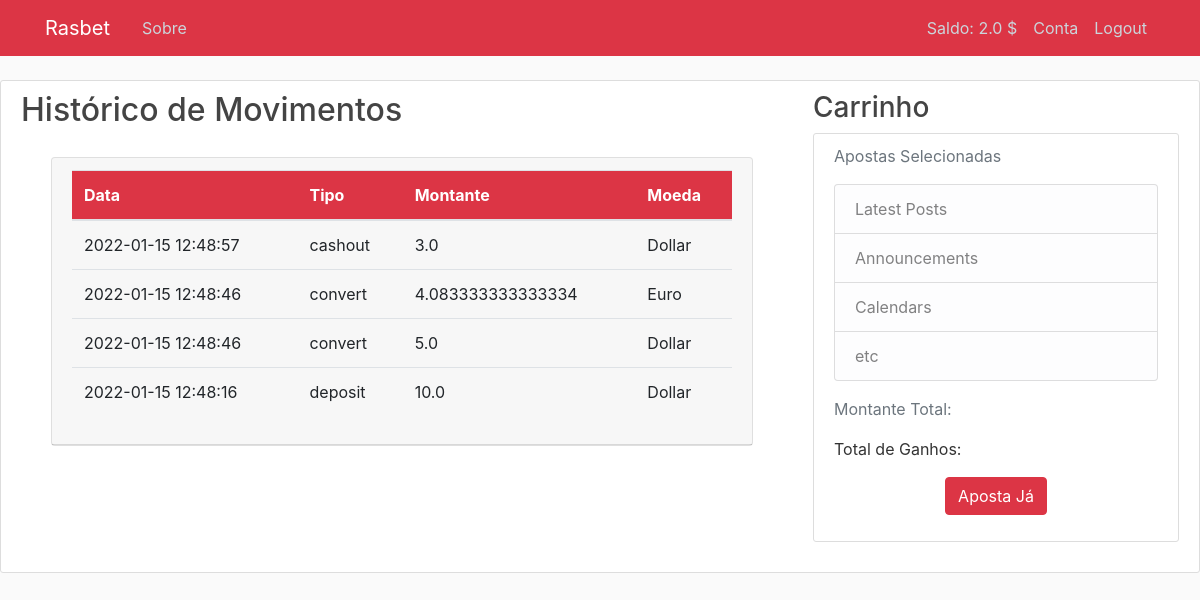
The app's page /account/movements (signed in) with its own data.
### rasbet/models.py (models this page shows, shortened)
class Wallet(db.Model):
    id = db.Column(db.Integer, primary_key = True, autoincrement=True)
    balance = db.Column(db.Float, unique = False, nullable = False)
    user_id = db.Column(db.Integer, db.ForeignKey('user.id', ondelete='CASCADE'), nullable=False)
    currency_id = db.Column(db.Integer, db.ForeignKey('currency.id', ondelete='CASCADE'), nullable=False)
    wm = db.relationship("WalletMovement")

class Movement(db.Model):
    id = db.Column(db.Integer, primary_key = True, autoincrement=True)
    value = db.Column(db.Float, unique = False, nullable = False)
    type = db.Column(db.String(20), unique = False, nullable = False)
    date = db.Column(db.DateTime, nullable = False)
    wm = db.relationship("WalletMovement")

class Currency(db.Model):
    id = db.Column(db.Integer, primary_key = True, autoincrement=True)
    name = db.Column(db.String(20), unique = False, nullable = False)
    symbol = db.Column(db.String(10), unique = True, nullable = False)
    convertion_rate = db.Column(db.Float, nullable = False)
    wallets = db.relationship("Wallet")
    users = db.relationship("User")

### rasbet/routes.py (the view)
@app.route("/account/movements")
def movements():
    if current_user.is_authenticated:
        balance = Wallet.query.filter_by(user_id=current_user.id,currency_id=current_user.currency_fav).first().balance
        symbol = Currency.query.filter_by(id=current_user.currency_fav).first().symbol
    movements = []
    currencies = {}
    for w in Wallet.query.filter_by(user_id=current_user.id).all():
        for wm in w.wm:
            for m in Movement.query.filter_by(id=wm.movement_id).all():
                movements.append(m)
                currencies[m.id] = Currency.query.filter_by(id=w.currency_id).first().name
    movements.sort(reverse=True,key=ord_movements)
    return render_template('movements.html', title='Movemets', movements=movements, currencies=currencies, balance=balance, symbol=symbol)

### rasbet/models.py (called while the page is built)
@login_manager.user_loader
def load_user(user_id):
    return User.query.get(int(user_id))

### rasbet/routes.py (called while the page is built)
def ord_movements(m):
    return m.id

### rasbet/templates/movements.html (shortened to what this page needs)
{% extends "layout.html" %}
{% block content %}
<div class="content-wrapper">
  <h2>Histórico de Movimentos</h2>
  <section class="content" style="padding-top:20px ">
      <div class="container-fluid">
          <div class="row-2">
              <div class="col-12">
                  <div class="card">
                      <div class="card-header">
                          <table class="table" size="padding: 8em">
                              <thead class="p-3 mb-2 bg-danger text-white">
                                <tr>
                                  <th scope="col">Data</th>
                                  <th scope="col">Tipo</th>
                                  <th scope="col">Montante</th>
                                  <th scope="col">Moeda</th>
                                </tr>
                              </thead>
                              <tbody>
                                {% for m in movements %}
                                <tr>
                                    <td>
                                        {{ m.date.strftime("%Y-%m-%d %H:%M:%S") }}
                                    </td>
                                    <td>
                                        {{ m.type }}
                                    </td>
                                    <td>
                                        {{ m.value }}
                                    </td>
                                    <td>
                                        {{ currencies[m.id] }}
                                    </td>
                                </tr>
                                {% endfor %}
                              </tbody>
                            </table>
                      </div>
                   </div>
                </div>
           </div>
        </div>
  </section>
</div>
{% endblock %}>

### rasbet/templates/layout.html (shortened to what this page needs)
<!DOCTYPE html>
<html lang="en">
  <head>
    <link rel="stylesheet" href="https://stackpath.bootstrapcdn.com/bootstrap/4.3.1/css/bootstrap.min.css">
    <link rel="stylesheet" type="text/css" href="{{ url_for('static',filename='main.css')}}">
  </head>
  <body>
    <header class="site-header">
        <nav class="navbar navbar-expand-md navbar-dark bg-danger fixed-top">
          <div class="container">
            <a class="navbar-brand mr-4" href="/">Rasbet</a>
            <div class="collapse navbar-collapse" id="navbarToggle">
              <div class="navbar-nav mr-auto">
                <a class="nav-item nav-link" href="{{ url_for('about') }}">Sobre</a>
              </div>
              <div class="navbar-nav">
                {% if current_user.is_authenticated %}
                <a class="nav-item nav-link">Saldo: {{ balance }} {{ symbol }}</a>
                <a class="nav-item nav-link" href="{{ url_for('account') }}">Conta</a>
                <a class="nav-item nav-link" href="{{ url_for('logout') }}">Logout</a>
                {% else %}
                <a class="nav-item nav-link" href="{{ url_for('login') }}">Login</a>
                <a class="nav-item nav-link" href="{{ url_for('register') }}">Registar</a>
                {% endif %}
              </div>
            </div>
          </div>
        </nav>
    </header>
    <main role="main" class="content-section">
      <div class="row">
          <div class="col-md-8">
            {% block content %}{% endblock %}
          </div>
          <div class="col-md-4">
            <div class="header">
              <h3>Carrinho</h3>
            </div>
            <div class="content-section">
              <p class='text-muted'>Apostas Selecionadas
                <ul class="list-group">
                  <li class="list-group-item list-group-item-light">Latest Posts</li>
                  <li class="list-group-item list-group-item-light">Announcements</li>
                  <li class="list-group-item list-group-item-light">Calendars</li>
                  <li class="list-group-item list-group-item-light">etc</li>
                </ul>
              </p>
              <div class="footer">
                <p small class="text-muted"> Montante Total: </p>
                <p class="text-muted-dark"> Total de Ganhos:
                <div class="button text-center">
                  <button type="button" class="btn btn-danger">Aposta Já</button>
                </div>
                </p>
              </div>
            </div>
          </div>
      </div>
    </main>
  </body>
</html>

### rasbet/static/main.css (style rules this page uses)
body { background: #fafafa; color: #333333; margin-top: 5rem; }
h1, h2, h3, h4, h5, h6 { color: #444444; }
.site-header .navbar-nav .nav-link { color: #cbd5db; }
.content-section { background: #ffffff; padding: 10px 20px; border: 1px solid #dddddd; border-radius: 3px; margin-bottom: 20px; }

### records on screen
Wallet: balance "2.0"
Movement: date "2022-01-15 12:48:57", type "cashout", value "3.0"
Currency: name "Dollar"
Movement: date "2022-01-15 12:48:46", type "convert", value "4.083333333333334"
Currency: name "Euro"
Movement: date "2022-01-15 12:48:46", type "convert", value "5.0"
Movement: date "2022-01-15 12:48:16", type "deposit", value "10.0"

### other values on screen
{{ symbol }} "$"
